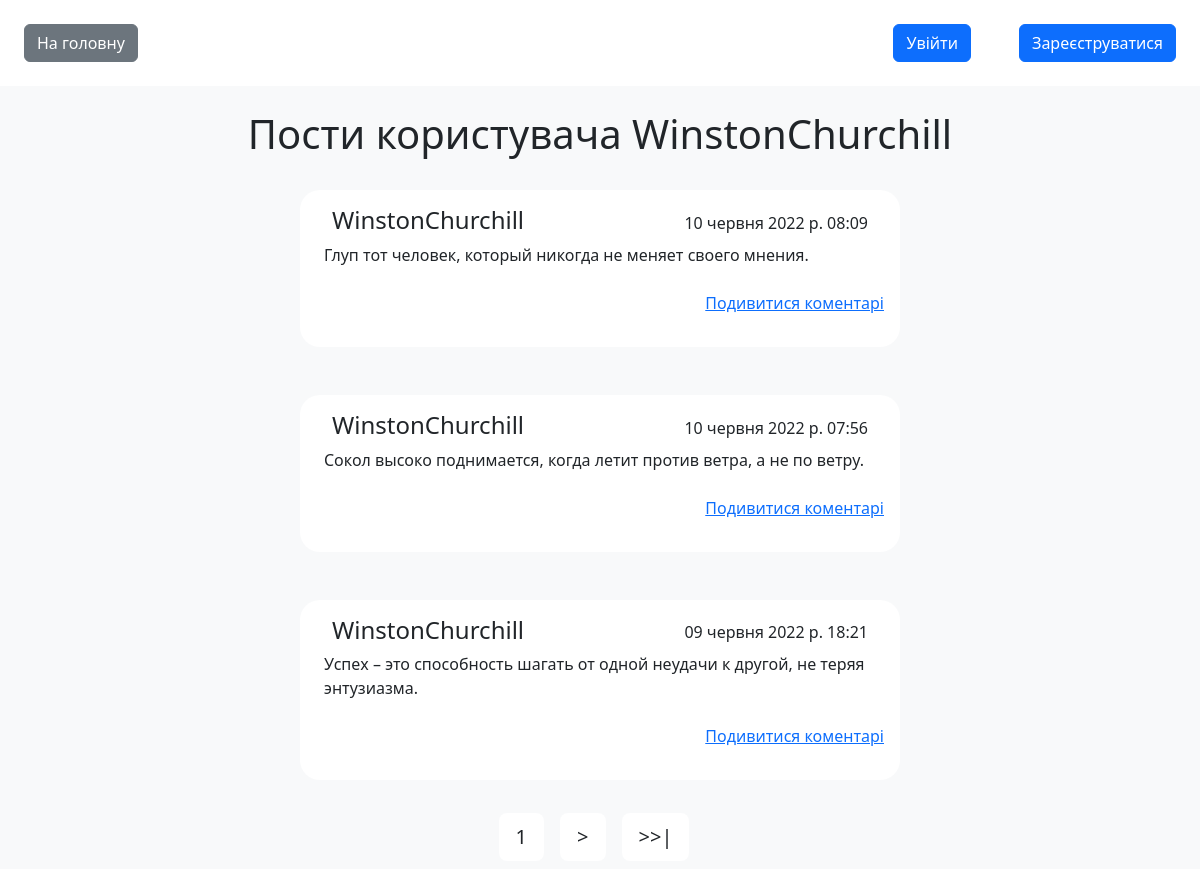
The page /user/WinstonChurchill/ on the database its author committed.
### blog/models.py (models this page shows)
class Post(models.Model):
    id = models.AutoField(primary_key=True)
    author = models.ForeignKey(User, on_delete=models.CASCADE)
    content = models.TextField(blank=True, verbose_name="Текст статті", null=False)
    time_create = models.DateTimeField(auto_now_add=True, verbose_name="Час створення")
    time_update = models.DateTimeField(auto_now=True, verbose_name="Час редагування")
    class Meta:
        verbose_name = 'Пости'
        verbose_name_plural = 'Пости'
        ordering = ['-time_create']

### blog/views.py (the view)
# urls.py: path('user/<str:username>/', UserPostsView.as_view(), name='user_posts'),
class UserPostsView( View):
    def get(self, request, username):
        user = User.objects.get(username=username)
        posts = Post.objects.filter(author=user)
        paginator = Paginator(posts, 3)
        page_number = request.GET.get('page', 1)
        page = paginator.get_page(page_number)
        return render(request, 'blog/user_posts.html', {
            'username': username,
            'posts': page,
        })

### blog/templates/blog/user_posts.html (shortened to what this page needs)
{% extends 'blog/base.html' %}
{% block content %}
<main class="d-flex flex-column align-items-center gap-4 w-100 pb-65">
    <h1>Пости користувача {{ username }}</h1>
    {% for post in posts %}
    <div class="mb-4 p-3 bg-white w-50  rounded-20 min-w-450">
        <div class="d-flex justify-content-between align-items-end mx-3">
            <p class="h4 m-0">{{ post.author }}</p>
            <p class="m-0">{{ post.time_create }}</p></div>
        <div><p class="text-lg p-2">{{ post.content }}</p></div>
        <div class="w-70 ml-30 g-4 justify-content-between d-flex flex-row-reverse">
            <p><a href="{% url 'post_comments' post.id %}" class="w-50 mb-0">Подивитися коментарі</a></p>
        </div>
    </div>
    {% empty %}
    <p>Постів немає.</p>
    {% endfor %}
</main>
{% if posts.has_other_pages %}
<footer class="mt-4 bg-light  fixed-bottom ">
    <div class="pagination container d-flex justify-content-center">
        <span class="btn m-2 btn-lg bg-white btn-custom-rounded">{{ posts.number }}</span>
        {% if posts.has_next %}
        <a href="?page={{ posts.next_page_number }}" class="btn m-2 btn-lg bg-white btn-custom-rounded">></a>
        <a href="?page={{ posts.paginator.num_pages }}" class="btn m-2 btn-lg bg-white btn-custom-rounded">>>|</a>
        {% endif %}
    </div>
</footer>
{% endif %}
{% endblock %}

### static/css/styles.css (style rules this page uses)
html, body { margin: 0; height: 100%; }
.pb-65 { padding-bottom: 65px; }
.rounded-20 { border-radius: 20px; }
.min-w-450 { min-width: 450px; }
.w-70 { width:70% }
.ml-30 { margin-left: 30% }

### rows shown on the page
Post: author "WinstonChurchill", time_create "10 червня 2022 р. 08:09", content "Глуп тот человек, который никогда не меняет своего мнения."
Post: author "WinstonChurchill", time_create "10 червня 2022 р. 07:56", content "Сокол высоко поднимается, когда летит против ветра, а не по ветру."
Post: author "WinstonChurchill", time_create "09 червня 2022 р. 18:21", content "Успех – это способность шагать от одной неудачи к другой, не теряя энтузиазма."

### other values the page prints
{{ username }} "WinstonChurchill"
{{ posts.number }} "1"
